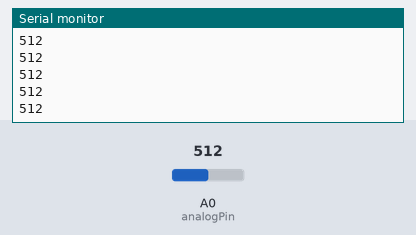
The sketch below on a simulated Arduino Uno, built with avr-gcc and run on an emulated ATmega328P. Shown: the last lines printed to the serial monitor. Inputs (shaded band) come from the test bench; at power-on: A0 (analogPin) = 512.

Above: at 1.2 s.
1.3 s: A0 (analogPin) set to 716
At 1.31 s:
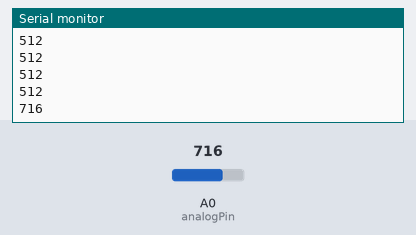
2.8 s: A0 (analogPin) set to 900
At 2.81 s:
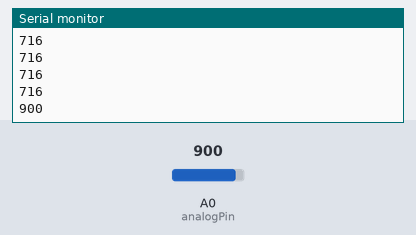
Timing chart, 0 to 5.8 s (numbered marks = the images above; inputs shaded):
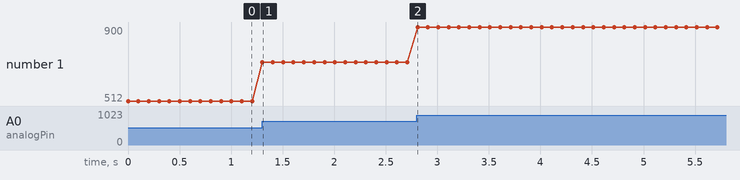

Measured:
- after the input at 1.3 s, the serial monitor: prints a new line at once (image 1)
- after the input at 2.8 s, the serial monitor: prints a new line at once (image 2)
- plotted number 1: 512 → 716 after the input at 1.3 s, 716 → 900 after the input at 2.8 s

The sketch:

GasSensorTest.ino
```cpp
const int analogPin = A0;

void setup() {
  // put your setup code here, to run once:
    Serial.begin(115200);
}

void loop() {
  // put your main code here, to run repeatedly:
   Serial.println(analogRead(analogPin));
   delay(100);
}
```
